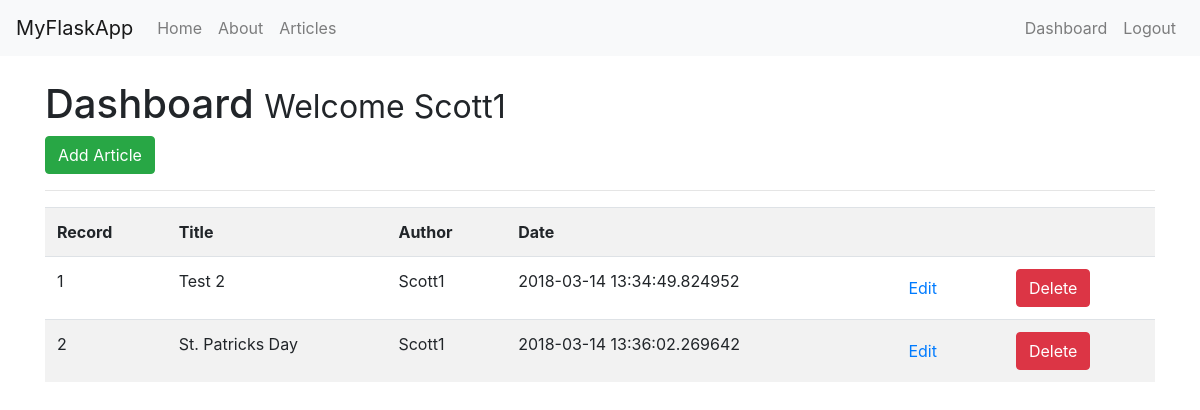
The page /dashboard (signed in) on the database as committed earlier.
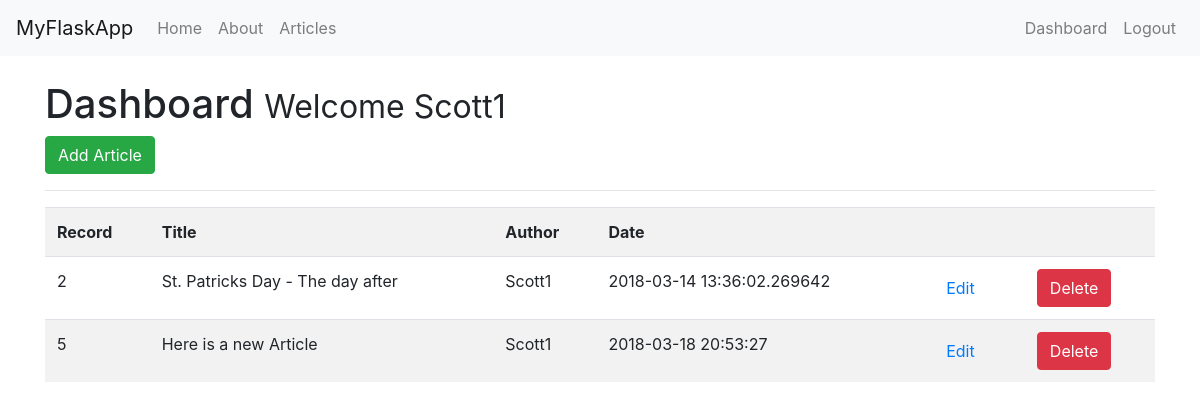
The same page on the database as committed later.
### tables this page shows
CREATE TABLE `articles` (
	`record`	INTEGER PRIMARY KEY AUTOINCREMENT,
	`title`	TEXT,
	`author`	TEXT,
	`body`	TEXT,
	`create_date`	TEXT DEFAULT CURRENT_TIMESTAMP
);

### app.py (the view)
@app.route('/dashboard')
@is_logged_in
def dashboard():
    connection = sqlite3.connect(DATABASE)
    connection.row_factory = sqlite3.Row
    cur = connection.cursor()
    result = cur.execute("SELECT * FROM articles WHERE author = ?", (session['username'],))
    articles = result.fetchall()
    if articles != None:
        return render_template('dashboard.html', articles=articles)
    else:
        msg = 'No Articles Found.'
        return render_template('dashboard.html', msg=msg)
    cur.close()

### app.py (called while the page is built)
def is_logged_in(f):
    @wraps(f)
    def wrap(*args, **kwargs):
        if 'logged_in' in session:
            return f(*args, **kwargs)
        else:
            flash('Unauthorized, Please login', 'danger')
            return redirect(url_for('login'))
    return wrap

### templates/dashboard.html (shortened to what this page needs)
{% extends 'layout.html' %}
{% block body %}
    <h1>Dashboard <small> Welcome {{session.username}}</small></h1>
    <a class="btn btn-success" href="/add_article">Add Article</a>
    <hr>
    <table class="table table-striped">
        <tr>
            <th>Record</th>
            <th>Title</th>
            <th>Author</th>
            <th>Date</th>
            <th></th>
            <th></th>
        </tr>
        {% for article in articles %}
            <tr>
                <td>{{article.record}}</td>
                <td>{{article.title}}</td>
                <td>{{article.author}}</td>
                <td>{{article.create_date}}</td>
                <td><a href="edit_article/{{article.record}}" class="btn btn-default pull-right">Edit</a></td>
                <td>
                    <form action="{{url_for('delete_article', record=article.record)}}" method="post">
                        <input type="submit" value="Delete" class="btn btn-danger">
                    </form>
                </td>
            </tr>
        {% endfor %}
    </table>
{% endblock %}

### templates/layout.html (shortened to what this page needs)
<!DOCTYPE html>
<html lang="en">
<head>
    <link rel="stylesheet" href="https://maxcdn.bootstrapcdn.com/bootstrap/4.0.0/css/bootstrap.min.css">
</head>
<body>
    {% include 'includes/_navbar.html' %}
    <br>
    <div class="container">
        {% block body %}{% endblock %}
    </div>
</body>
</html>

### templates/includes/_navbar.html (shortened to what this page needs)
<nav class="navbar navbar-default navbar-expand-md navbar-light bg-light">
      <a class="navbar-brand" href="/">MyFlaskApp</a>
      <div class="collapse navbar-collapse">
        <ul class="nav navbar-nav">
          <li class="nav-item"><a class="nav-link" href="/">Home</a></li>
          <li class="nav-item"><a class="nav-link" href="/about">About</a></li>
          <li class="nav-item"><a class="nav-link" href="/articles">Articles</a></li>
        </ul>
        <ul class="nav navbar-nav navbar-right ml-auto">
          {% if session.logged_in %}
          <li class="nav-item"><a class="nav-link" href="/dashboard">Dashboard</a></li>
          <li class="nav-item"><a class="nav-link" href="/logout">Logout</a></li>
          {% else %}
          <li class="nav-item"><a class="nav-link" href="/register">Register</a></li>
          <li class="nav-item"><a class="nav-link" href="/login">Login</a></li>
          {% endif %}
        </ul>
      </div>
</nav>

Rows that differ between the two databases and show on the page:
removed articles: record "1", title "Test 2", author "Scott1", create_date "2018-03-14 13:34:49.824952"
changed articles id 2: title "St. Patricks Day" → "St. Patricks Day - The day after"
added articles: record "5", title "Here is a new Article", author "Scott1", create_date "2018-03-18 20:53:27"
